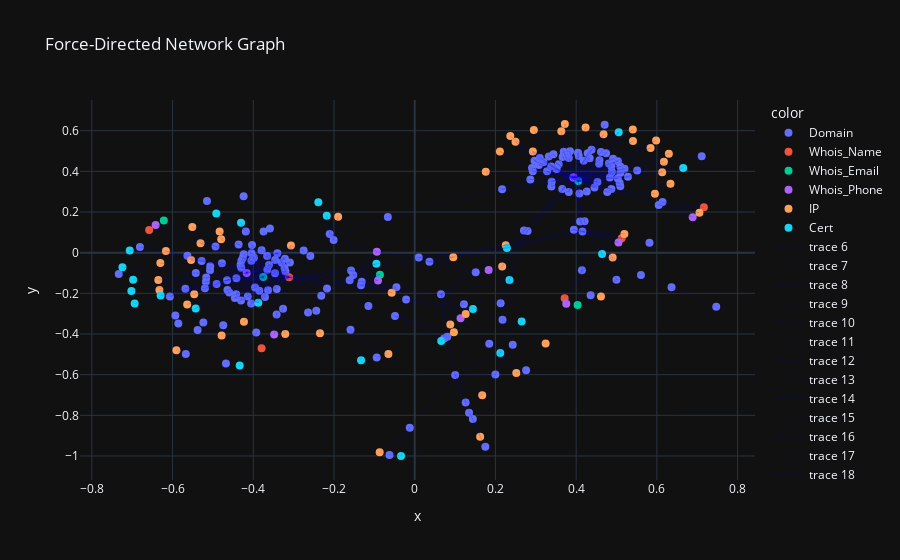

Source (notebook cell):
### Code cell
# 添加边到 scatter plot
for edge in G.edges():
    fig.add_scatter(x=[pos[edge[0]][0], pos[edge[1]][0], None],
                    y=[pos[edge[0]][1], pos[edge[1]][1], None],
                    mode='lines',
                    line=dict(color='blue', width=0.1))

fig.update_traces(marker=dict(size=8))

fig.show()
